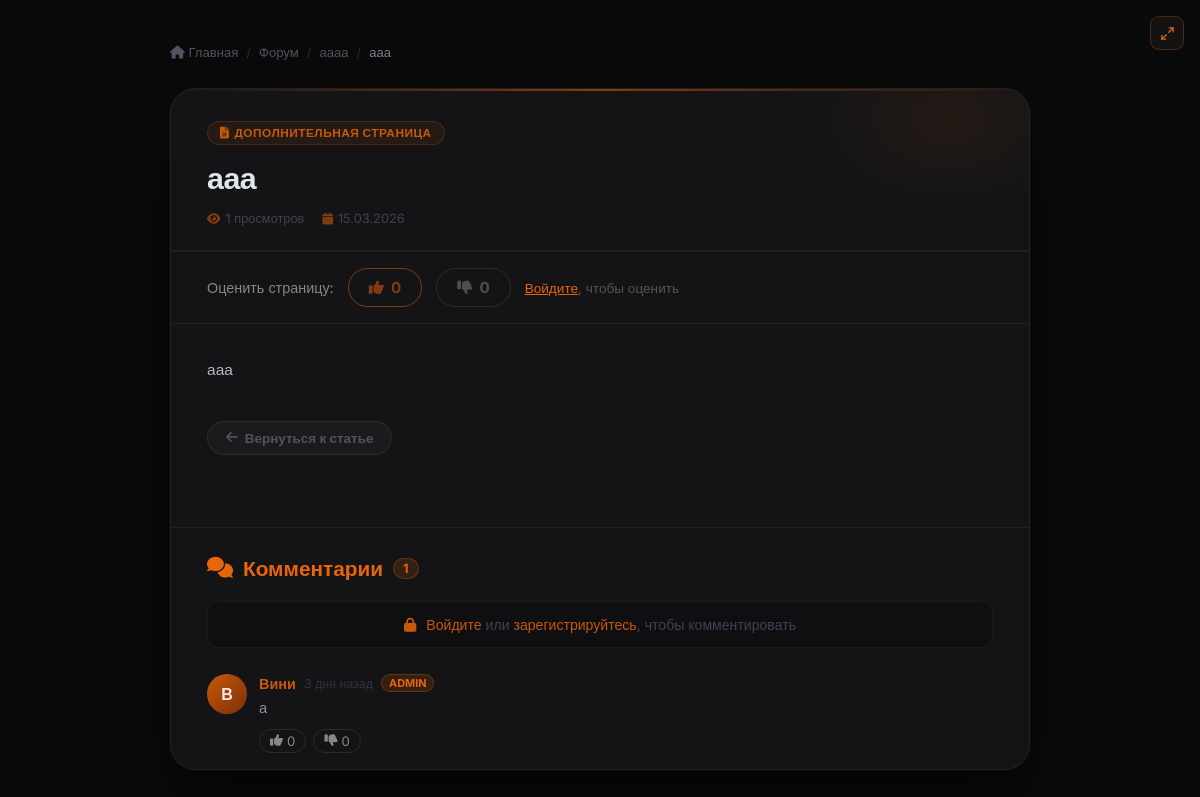
The app's page /extra/1 with its own data.
### models.py (models this page shows, shortened)
class Article(db.Model):
    __tablename__ = 'articles'
    id          = db.Column(db.Integer, primary_key=True)
    title       = db.Column(db.String(300), nullable=False)
    preview     = db.Column(db.Text, nullable=True)       # краткое описание
    content     = db.Column(db.Text, nullable=False)
    image       = db.Column(db.String(500), nullable=True)  # URL изображения (старый способ)
    image_file  = db.Column(db.String(300), nullable=True)  # имя файла загруженного изображения
    video_url   = db.Column(db.String(500), nullable=True)  # ссылка на YouTube
    video_file  = db.Column(db.String(300), nullable=True)  # загруженный видео-файл
    category    = db.Column(db.String(50), default='article')
    views       = db.Column(db.Integer, default=0)
    likes       = db.Column(db.Integer, default=0)
    dislikes    = db.Column(db.Integer, default=0)
    created_at  = db.Column(db.DateTime, default=datetime.utcnow)
    updated_at  = db.Column(db.DateTime, default=datetime.utcnow, onupdate=datetime.utcnow)
    author_id   = db.Column(db.Integer, db.ForeignKey('users.id'), nullable=False)
    game_id     = db.Column(db.Integer, db.ForeignKey('games.id'), nullable=True)
    comments    = db.relationship('Comment',      backref='article', lazy='dynamic',
                                  cascade='all, delete-orphan')
    votes       = db.relationship('Vote',         backref='article', lazy='dynamic',
                                  cascade='all, delete-orphan')
    extra_pages = db.relationship('ExtraPage',    backref='article', lazy='dynamic',
                                  cascade='all, delete-orphan')
    dropdown_items = db.relationship('DropdownItem', backref='article', lazy='dynamic',
                                     cascade='all, delete-orphan', order_by='DropdownItem.order')
    article_views  = db.relationship('ArticleView',  backref='article', lazy='dynamic',
                                     cascade='all, delete-orphan')

class ExtraPage(db.Model):
    __tablename__ = 'extra_pages'
    id         = db.Column(db.Integer, primary_key=True)
    title      = db.Column(db.String(300), nullable=False)
    content    = db.Column(db.Text, nullable=False)
    views      = db.Column(db.Integer, default=0)
    created_at = db.Column(db.DateTime, default=datetime.utcnow)
    article_id = db.Column(db.Integer, db.ForeignKey('articles.id'), nullable=False)
    author_id  = db.Column(db.Integer, db.ForeignKey('users.id'),    nullable=False)

class User(db.Model, UserMixin):
    __tablename__ = 'users'
    id             = db.Column(db.Integer, primary_key=True)
    username       = db.Column(db.String(80),  unique=True, nullable=False)
    email          = db.Column(db.String(120), unique=True, nullable=False)
    password_hash  = db.Column(db.String(256), nullable=False)
    role           = db.Column(db.Integer, default=0)
    created_at     = db.Column(db.DateTime, default=datetime.utcnow)   # дата регистрации
    last_seen      = db.Column(db.DateTime, default=datetime.utcnow)
    banned_until   = db.Column(db.DateTime, nullable=True)
    ban_reason     = db.Column(db.String(500), nullable=True)
    banned_by_id   = db.Column(db.Integer, db.ForeignKey('users.id'), nullable=True)
    recovery_key   = db.Column(db.String(256), nullable=True)
    avatar         = db.Column(db.String(300), nullable=True)
    terms_agreed   = db.Column(db.Boolean, default=False)
    privacy_agreed = db.Column(db.Boolean, default=False)
    articles       = db.relationship('Article',  backref='author',     lazy='dynamic', foreign_keys='Article.author_id')
    comments       = db.relationship('Comment',  backref='author',     lazy='dynamic', foreign_keys='Comment.author_id')
    votes          = db.relationship('Vote',     backref='user',       lazy='dynamic')
    extra_pages    = db.relationship('ExtraPage', backref='author',    lazy='dynamic', foreign_keys='ExtraPage.author_id')
    comment_reactions = db.relationship('CommentReaction', backref='user', lazy='dynamic')

### tables this page shows
CREATE TABLE extra_page_comments (
                    id INTEGER PRIMARY KEY,
                    content TEXT NOT NULL,
                    created_at TIMESTAMP DEFAULT CURRENT_TIMESTAMP,
                    page_id INTEGER NOT NULL,
                    author_id INTEGER NOT NULL,
                    parent_id INTEGER,
                    likes INTEGER DEFAULT 0,
                    dislikes INTEGER DEFAULT 0
                );

### app.py (the view)
@app.route('/extra/<int:page_id>')
def extra_page(page_id):
    page = ExtraPage.query.get_or_404(page_id)
    record_extra_page_view(page)
    try:
        rows = db.session.execute(
            db.text("SELECT id,content,created_at,author_id,parent_id,likes,dislikes "
                    "FROM extra_page_comments WHERE page_id=:pid AND parent_id IS NULL "
                    "ORDER BY created_at DESC"),
            {'pid': page_id}
        ).fetchall()
        from models import User as UserModel
        extra_comments = []
        for r in rows:
            author = UserModel.query.get(r[3])
            reply_rows = db.session.execute(
                db.text("SELECT id,content,created_at,author_id,likes,dislikes "
                        "FROM extra_page_comments WHERE parent_id=:pid ORDER BY created_at"),
                {'pid': r[0]}
            ).fetchall()
            from datetime import datetime as _dt
            def _parse_dt(v):
                if isinstance(v, str):
                    try: return _dt.fromisoformat(v.split('.')[0])
                    except: return _dt.utcnow()
                return v if v else _dt.utcnow()
            replies = [{'id':rr[0],'content':rr[1],'created_at':_parse_dt(rr[2]),
                        'author': UserModel.query.get(rr[3]),
                        'likes':rr[4],'dislikes':rr[5]} for rr in reply_rows]
            extra_comments.append({'id':r[0],'content':r[1],'created_at':_parse_dt(r[2]),
                                   'author':author,'likes':r[5],'dislikes':r[6],
                                   'replies':replies})
        user_extra_reactions = {}
        if current_user.is_authenticated:
            reacts = db.session.execute(
                db.text("SELECT comment_id,value FROM extra_comment_reactions WHERE user_id=:uid"),
                {'uid': current_user.id}
            ).fetchall()
            user_extra_reactions = {r[0]: r[1] for r in reacts}
    except Exception:
        extra_comments = []
        user_extra_reactions = {}
    page_likes = 0; page_dislikes = 0; user_page_vote = 0
    try:
        page_likes    = db.session.execute(db.text("SELECT COUNT(*) FROM extra_page_votes WHERE page_id=:pid AND value=1"),  {'pid':page_id}).scalar() or 0
        page_dislikes = db.session.execute(db.text("SELECT COUNT(*) FROM extra_page_votes WHERE page_id=:pid AND value=-1"), {'pid':page_id}).scalar() or 0
        if current_user.is_authenticated:
            rv = db.session.execute(db.text("SELECT value FROM extra_page_votes WHERE page_id=:pid AND user_id=:uid"), {'pid':page_id,'uid':current_user.id}).fetchone()
            user_page_vote = rv[0] if rv else 0
    except Exception:
        pass
    return render_template('extra.html', page=page,
                           extra_comments=extra_comments,
                           user_extra_reactions=user_extra_reactions,
                           page_likes=page_likes, page_dislikes=page_dislikes,
                           user_page_vote=user_page_vote)

### templates/extra.html (shortened to what this page needs)
{% extends "base.html" %}
{% block content %}
<div class="extra-outer">
<div class="extra-wrap">
    <div class="breadcrumb">
        <a href="{{ url_for('index') }}"><i class="fas fa-home"></i> Главная</a>
        <span>/</span>
        <a href="{{ url_for('forum') }}">Форум</a>
        {% if page.article %}
        <span>/</span>
        <a href="{{ url_for('article', article_id=page.article.id) }}">{{ page.article.title }}</a>
        {% endif %}
        <span>/</span>
        <span class="current">{{ page.title }}</span>
    </div>
    <div class="extra-card">
        <div class="extra-header">
            <div class="extra-header-glow"></div>
            <div class="extra-tag"><i class="fas fa-file-alt"></i> Дополнительная страница</div>
            <h1 class="extra-title">{{ page.title }}</h1>
            <div class="extra-meta">
                <span class="extra-meta-item"><i class="fas fa-eye"></i> {{ page.views }} просмотров</span>
                {% if page.created_at %}
                <span class="extra-meta-item"><i class="fas fa-calendar"></i> {{ page.created_at.strftime('%d.%m.%Y') }}</span>
                {% endif %}
            </div>
        </div>
        <div class="extra-vote-section">
            <span class="extra-vote-label">Оценить страницу:</span>
            {% if current_user.is_authenticated %}
                <button class="extra-vote-btn like {% if user_page_vote == 1 %}active{% endif %}"
                        data-page="{{ page.id }}" data-val="1" onclick="voteExtraPage(this)">
                    <i class="fas fa-thumbs-up"></i> <span id="extraLikes">{{ page_likes }}</span>
                </button>
                <button class="extra-vote-btn dislike {% if user_page_vote == -1 %}active{% endif %}"
                        data-page="{{ page.id }}" data-val="-1" onclick="voteExtraPage(this)">
                    <i class="fas fa-thumbs-down"></i> <span id="extraDislikes">{{ page_dislikes }}</span>
                </button>
            {% else %}
                <span class="extra-vote-btn like" style="cursor:default;opacity:0.5;">
                    <i class="fas fa-thumbs-up"></i> {{ page_likes }}
                </span>
                <span class="extra-vote-btn dislike" style="cursor:default;opacity:0.5;">
                    <i class="fas fa-thumbs-down"></i> {{ page_dislikes }}
                </span>
                <span style="color:#555;font-size:0.85rem;"><a href="{{ url_for('login') }}" style="color:#e8650a;">Войдите</a>, чтобы оценить</span>
            {% endif %}
        </div>
        <div class="extra-body">
            <div class="extra-content">
                {{ page.content | safe }}
            </div>
            {% if page.article %}
            <a href="{{ url_for('article', article_id=page.article.id) }}" class="extra-back">
                <i class="fas fa-arrow-left"></i> Вернуться к статье
            </a>
            {% else %}
            <a href="{{ url_for('forum') }}" class="extra-back">
                <i class="fas fa-arrow-left"></i> На форум
            </a>
            {% endif %}
        </div>
        <div class="extra-comments-section" id="extra-comments">
            <div class="extra-comments-title">
                <i class="fas fa-comments"></i>
                Комментарии
                <span class="extra-comments-count">{{ extra_comments | length }}</span>
            </div>
            {% if current_user.is_authenticated %}
            <div class="extra-comment-form" id="mainCommentForm">
                <form id="ecMainForm">
                    <input type="hidden" name="page_id" value="{{ page.id }}">
                    <textarea name="content" id="ecMainTextarea" placeholder="Написать комментарий..." rows="3"></textarea>
                    <button type="submit" class="extra-comment-submit">
                        <i class="fas fa-paper-plane"></i> Отправить
                    </button>
                </form>
            </div>
            {% else %}
            <div class="extra-comment-login">
                <i class="fas fa-lock" style="color:#c8580a;margin-right:6px;"></i>
                <a href="{{ url_for('login') }}">Войдите</a> или <a href="{{ url_for('register') }}">зарегистрируйтесь</a>, чтобы комментировать
            </div>
            {% endif %}
            <div id="ecList">
            {% if extra_comments %}
                {% for c in extra_comments %}
                <div class="ec-comment" id="ec-{{ c.id }}">
                    <a href="{{ url_for('profile', username=c.author.username) if c.author else '#' }}" class="ec-avatar ec-avatar-link">
                        {% if c.author and c.author.avatar %}
                            <img src="{{ c.author.avatar }}" alt="">
                        {% else %}
                            {{ (c.author.username[0] if c.author else '?') }}
                        {% endif %}
                    </a>
                    <div class="ec-body">
                        <div class="ec-head">
                            <a href="{{ url_for('profile', username=c.author.username) if c.author else '#' }}" class="ec-username">{{ c.author.username if c.author else 'Удалён' }}</a>
                            <span class="ec-date" data-utc="{{ c.created_at.strftime('%Y-%m-%dT%H:%M:%S') }}">{{ c.created_at.strftime('%d.%m.%Y %H:%M') }}</span>
                            {% if c.author and c.author.role >= 4 %}<span class="ec-badge admin">ADMIN</span>
                            {% elif c.author and c.author.role >= 3 %}<span class="ec-badge mod">MOD</span>
                            {% elif c.author and c.author.role >= 2 %}<span class="ec-badge editor">РЕД.</span>{% endif %}
                        </div>
                        <div class="ec-text">{{ c.content }}</div>
                        <div class="ec-actions">
                            {% if current_user.is_authenticated %}
                            <button class="ec-react-btn {% if user_extra_reactions.get(c.id)==1 %}ec-liked{% endif %}"
                                    data-cid="{{ c.id }}" data-val="1">
                                <i class="fas fa-thumbs-up"></i> <span class="ec-cnt">{{ c.likes }}</span>
                            </button>
                            <button class="ec-react-btn {% if user_extra_reactions.get(c.id)==-1 %}ec-disliked{% endif %}"
                                    data-cid="{{ c.id }}" data-val="-1">
                                <i class="fas fa-thumbs-down"></i> <span class="ec-cnt">{{ c.dislikes }}</span>
                            </button>
                            <button type="button" class="ec-reply-toggle" data-target="ecReplyForm-{{ c.id }}">
                                <i class="fas fa-reply"></i> Ответить
                            </button>
                            {% if current_user.id == (c.author.id if c.author else -1) or current_user.role >= 2 %}
                            <form class="ec-del-form" data-cid="{{ c.id }}" style="display:contents;">
                                <button type="button" class="ec-del-btn" data-cid="{{ c.id }}">
                                    <i class="fas fa-trash"></i>
                                </button>
                            </form>
                            {% endif %}
                            {% else %}
                            <span class="ec-react-btn" style="cursor:default;"><i class="fas fa-thumbs-up"></i> {{ c.likes }}</span>
                            <span class="ec-react-btn" style="cursor:default;"><i class="fas fa-thumbs-down"></i> {{ c.dislikes }}</span>
                            {% endif %}
                        </div>
                    </div>
                </div>
                {% endfor %}
            {% else %}
                <div class="ec-empty">
                    <i class="fas fa-comment-slash"></i>
                    <p>Комментариев пока нет — будь первым!</p>
                </div>
            {% endif %}
            </div>
        </div>
    </div>
</div>
</div>
{% endblock %}

### records on screen
Article: article "аааа"
ExtraPage: title "ааа", views "1", created_at "15.03.2026", content "ааа"
extra_page_comments: author "Вини", content "а", likes "0", dislikes "0"
User: username "В"

### other values on screen
{{ page_likes }} "0"
{{ page_dislikes }} "0"
{{ extra_comments | length }} "1"
